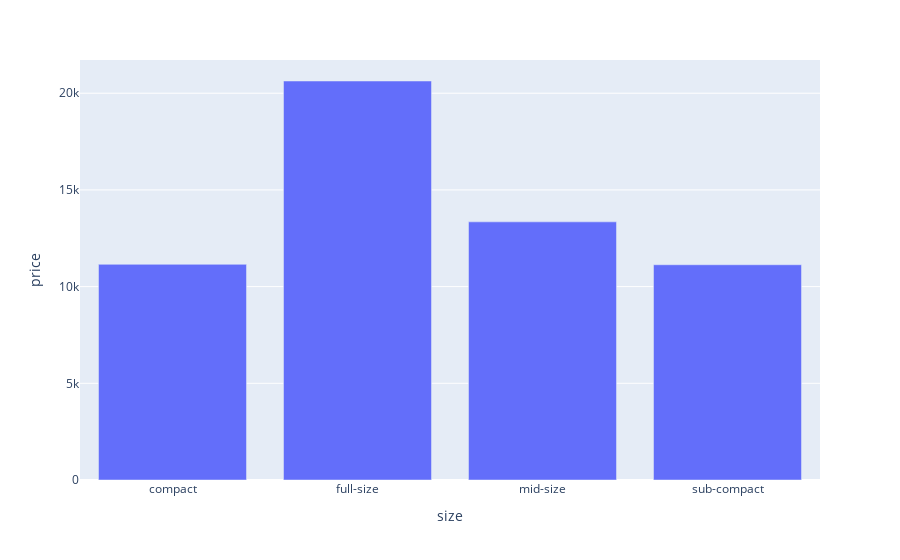

This figure's notebook cell:
### Code cell
fig = px.bar(vals, x='size', y='price')
fig.show()

### Figure 1 — Plotly figure (JSON) as saved in the notebook; plotly's stock layout.template omitted (floating-point values rounded to 4 significant figures)
{"data": [{"alignmentgroup": "True", "hovertemplate": "size=%{x}<br>price=%{y}<extra></extra>", "legendgroup": "", "marker": {"color": "#636efa", "pattern": {"shape": ""}}, "name": "", "offsetgroup": "", "orientation": "v", "showlegend": false, "textposition": "auto", "type": "bar", "x": ["compact", "full-size", "mid-size", "sub-compact"], "xaxis": "x", "y": [11150.0, 20630.0, 13350.0, 11130.0], "yaxis": "y"}], "layout": {"autosize": true, "barmode": "relative", "legend": {"tracegroupgap": 0}, "margin": {"t": 60}, "xaxis": {"anchor": "y", "autorange": true, "domain": [0, 1], "range": [-0.5, 3.5], "title": {"text": "size"}, "type": "category"}, "yaxis": {"anchor": "x", "autorange": true, "domain": [0, 1], "range": [0, 21720.0], "title": {"text": "price"}, "type": "linear"}}}
